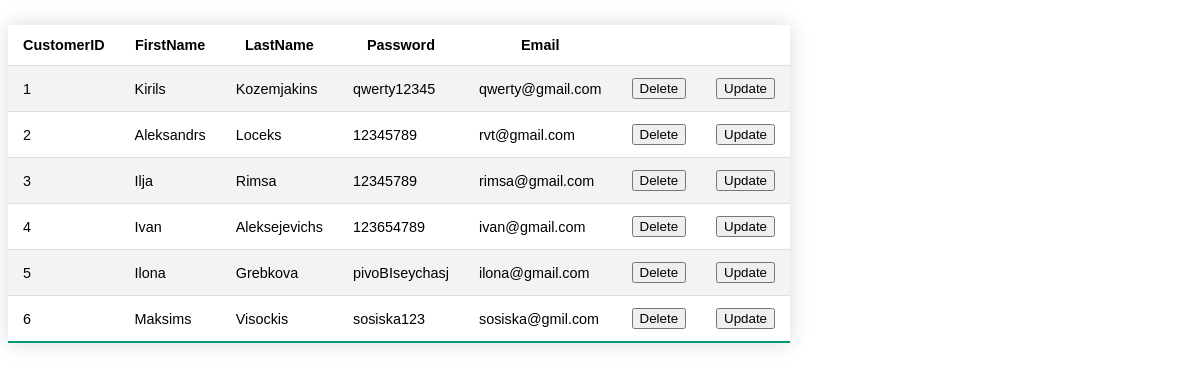
Before: /user_data.php with the older database file.
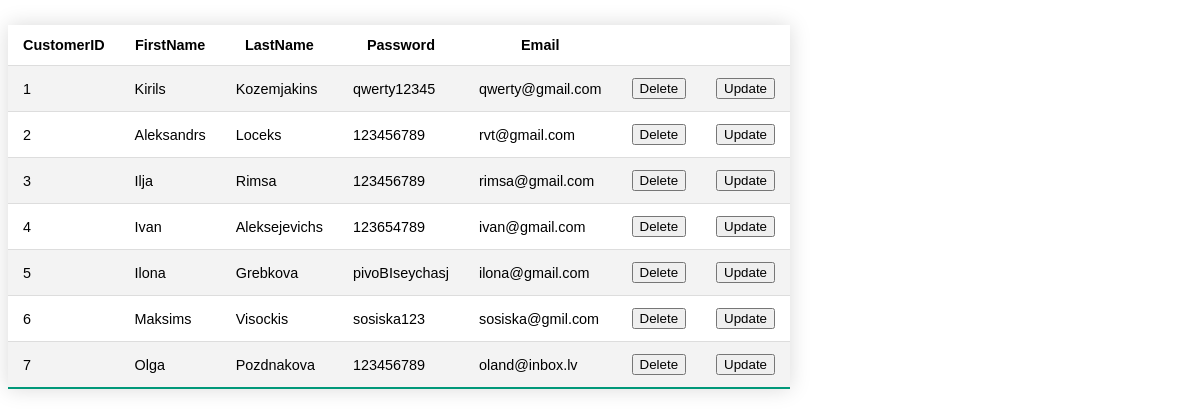
After: the same page with the newer database file.
### tables this page shows
CREATE TABLE IF NOT EXISTS `customer` (
  `CustomerID` int NOT NULL AUTO_INCREMENT,
  `FirstName` varchar(50) DEFAULT NULL,
  `LastName` varchar(50) DEFAULT NULL,
  `Password` varchar(50) DEFAULT NULL,
  `Email` varchar(50) DEFAULT NULL,
  `Access` int DEFAULT '0',
  PRIMARY KEY (`CustomerID`)
);

### user_data.php (the view, shortened to what this page needs)
<!DOCTYPE html>
<html>
<head>
	<link rel="stylesheet" href="css\user_data.css">
</head>
<body>
    <table class="styled-table">
        <tr>
            <th>CustomerID</th>
            <th>FirstName</th>
            <th>LastName</th>
            <th>Password</th>
            <th>Email</th>
            <th></th>
            <th></th>
        </tr>
        <?php
        $host = "127.0.0.1";
        $dbname = "booking";
        $username = "root";
        $password = "password";
        try {
            $conn = new PDO("mysql:host=$host;dbname=$dbname", $username, $password);
            $conn->setAttribute(PDO::ATTR_ERRMODE, PDO::ERRMODE_EXCEPTION);
            $query = $conn->prepare("SELECT * FROM customer");
            $query->execute();
            $results = $query->fetchAll();
        } catch (PDOException $e) {
            echo 'Error: ' . $e->getMessage();
        }
        foreach ($results as $row) {
            echo "<tr><td>" . $row['CustomerID'] . "</td>";
            echo "<td>" . $row['FirstName'] . "</td>";
            echo "<td>" . $row['LastName'] . "</td>";
            echo "<td>" . $row['Password'] . "</td>";
            echo "<td>" . $row['Email'] . "</td>";
            echo "<td>";
            echo "<form action='FunctionsPHP\delete_user.php' method='post'>";
            echo "<input type='submit' value='Delete'>";
            echo "</form>";
            echo "</td>";
            echo "<td>";
            echo "<button class='ShowUpdateForm'>Update</button>";
            echo "</td></tr>";
        }
        ?>
    </table>
</body>
</html>

Changed rows visible on the page:
changed customer "Aleksandrs": Password "12345789" → "123456789"
changed customer "Ilja": Password "12345789" → "123456789"
added customer: CustomerID "7", FirstName "Olga", LastName "Pozdnakova", Password "123456789", Email "oland@inbox.lv"
